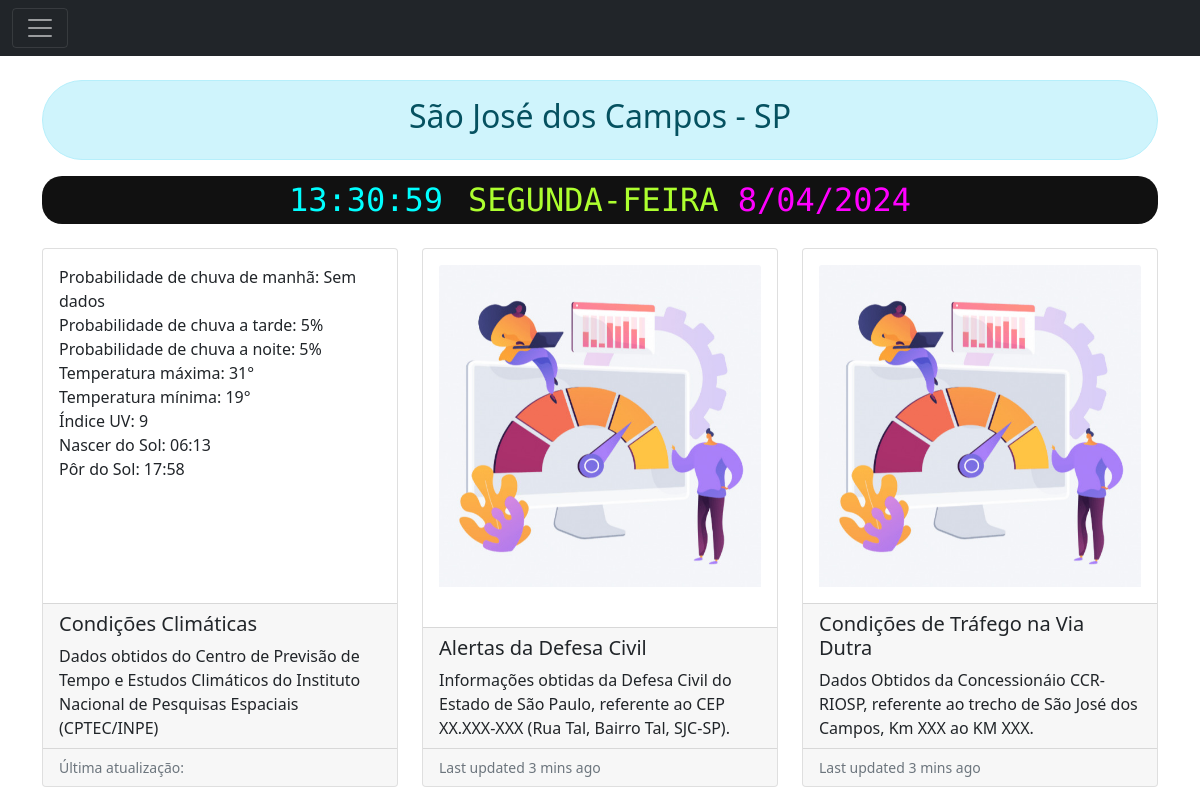
/_web/index.php, run on an earlier commit of the app's database.
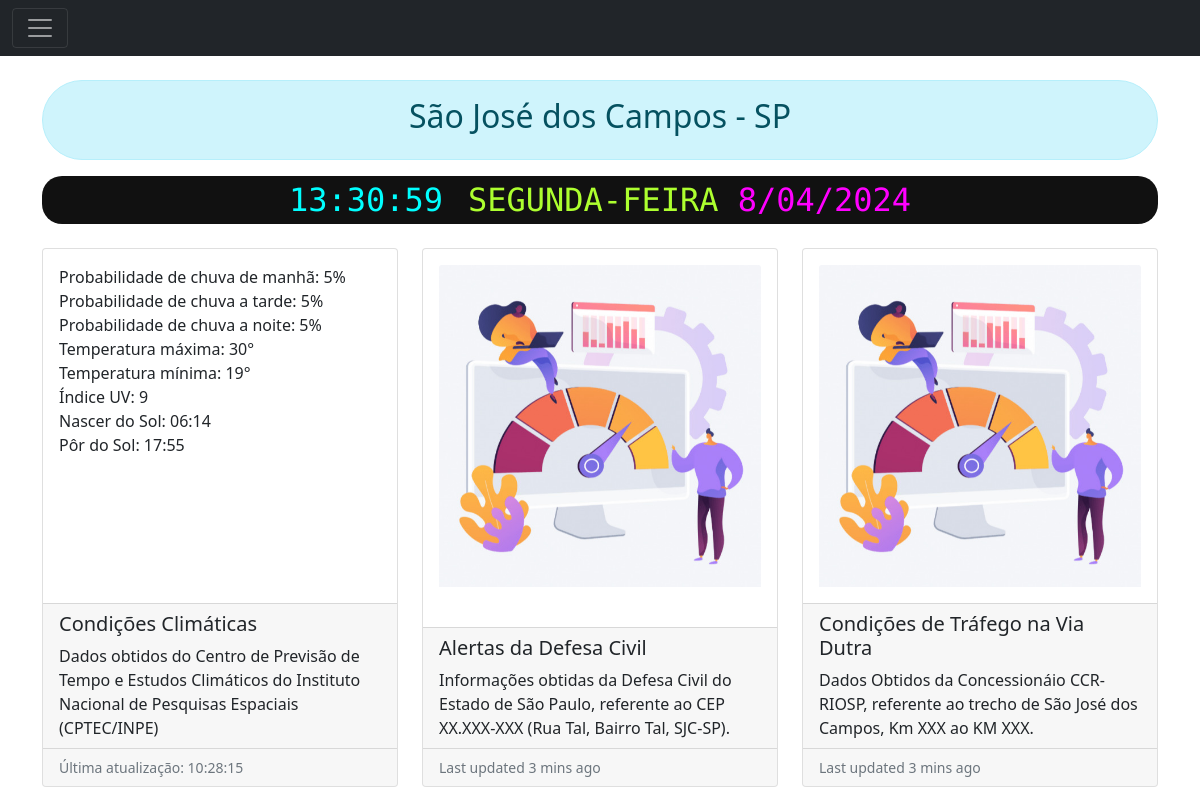
And on a later commit of the database.
### tables this page shows
CREATE TABLE `dados` (
  `id` int(11) NOT NULL,
  `data` varchar(30) NOT NULL,
  `chuva_manha` varchar(5) NOT NULL,
  `chuva_tarde` varchar(5) NOT NULL,
  `chuva_noite` varchar(5) NOT NULL,
  `temp_max` varchar(5) NOT NULL,
  `temp_min` varchar(5) NOT NULL,
  `ind_uv` varchar(5) NOT NULL,
  `amanhecer` varchar(10) NOT NULL,
  `entardecer` varchar(10) NOT NULL,
  `hora_coleta` varchar(30) NOT NULL
);

### _web/index.php (the view, shortened to what this page needs)
<html>
    <head>
        <?php include "./header.php"; ?>
    </head>
    <body onload="moveRelogio()">
        <div class="top">
            <nav class="navbar navbar-dark bg-dark">
                <div class="container-fluid">
                    <button class="navbar-toggler" type="button" data-bs-toggle="collapse" data-bs-target="#navbarToggleExternalContent" aria-controls="navbarToggleExternalContent" aria-expanded="false" aria-label="Toggle navigation">
                        <span class="navbar-toggler-icon"></span>
                    </button>
                </div>
            </nav>
        </div>
        <div class="container">
            <br>
            <div class="alert alert-info text-center rounded-pill" role="alert">
                <h2>
                São José dos Campos - SP
                </h2>
            </div>
            <div id='telaSmart'>
                <div id='relogioSmart'>
                    <span id='hSmart'></span><span class='doisPontos'>:</span><span id='mSmart'></span><span class='doisPontos'>:</span><span id='sSmart'></span>
                </div>
                <div id='dataSmart'>
                    <span id='semana'></span>
                    <span id='data'></span>
                </div>
            </div>
            <br>
                <div class="row row-cols-1 row-cols-md-3 g-4 ">
                    <div class="col">
                        <div class="card h-100">
                            <div class="card-body">
                                <?php
                                    include_once('conexao_inpe.php');
                                    $consulta = "SELECT * FROM dados ORDER BY id DESC LIMIT 1";
                                    $resultado = mysqli_query($conn, $consulta);
                                    $dados = mysqli_fetch_assoc($resultado);
                                    echo "Probabilidade de chuva de manhã: ".$dados['chuva_manha'];
                                    echo "<br>";
                                    echo "Probabilidade de chuva a tarde: ".$dados['chuva_tarde'];
                                    echo "<br>";
                                    echo "Probabilidade de chuva a noite: ".$dados['chuva_noite'];
                                    echo "<br>";
                                    echo "Temperatura máxima: ".$dados['temp_max'];
                                    echo "<br>";
                                    echo "Temperatura mínima: ".$dados['temp_min'];
                                    echo "<br>";
                                    echo "Índice UV: ".$dados['ind_uv'];
                                    echo "<br>";
                                    echo "Nascer do Sol: ".$dados['amanhecer'];
                                    echo "<br>";
                                    echo "Pôr do Sol: ".$dados['entardecer'];
                                ?>
                            </div>
                            <div class="card-footer">
                                <h5 class="card-title">Condições Climáticas</h5>
                                <p class="card-text">Dados obtidos do Centro de Previsão de Tempo e Estudos Climáticos do Instituto Nacional de Pesquisas Espaciais (CPTEC/INPE) </p>
                            </div>
                            <div class="card-footer">
                                <small class="text-muted">Última atualização: <?php echo $dados['hora_coleta']; ?></small>
                            </div>
                        </div>
                    </div>
                    <div class="col">
                        <div class="card h-100">
                            <div class="card-body">
                                <img src="./file.jpg" class="card-img-top" alt="...">
                            </div>
                            <div class="card-footer">
                                <h5 class="card-title">Alertas da Defesa Civil</h5>
                                <p class="card-text">Informações obtidas da Defesa Civil do Estado de São Paulo, referente ao CEP XX.XXX-XXX (Rua Tal, Bairro Tal, SJC-SP).</p>
                            </div>
                            <div class="card-footer">
                                <small class="text-muted">Last updated 3 mins ago</small>
                            </div>
                        </div>
                    </div>
                    <div class="col">
                        <div class="card h-100">
                            <div class="card-body">
                                    <img src="./file.jpg" class="card-img-top" alt="...">
                                </div>
                            <div class="card-footer">
                                <h5 class="card-title">Condições de Tráfego na Via Dutra</h5>
                                <p class="card-text">Dados Obtidos da Concessionáio CCR-RIOSP, referente ao trecho de São José dos Campos, Km XXX ao KM XXX.</p>
                            </div>
                            <div class="card-footer">
                                <small class="text-muted">Last updated 3 mins ago</small>
                            </div>
                        </div>
                    </div>
                </div>
        </div>
        <div class="footer">
        </div>
    </body>
</html>

### _web/header.php (shortened to what this page needs)
<link href="https://cdn.jsdelivr.net/npm/bootstrap@5.0.2/dist/css/bootstrap.min.css" rel="stylesheet">
<link rel="stylesheet" href="datahora.css" />

### _web/datahora.css (style rules this page uses)
* { margin: 0; padding: 0; box-sizing: border-box; }
#telaSmart { font-family: 'DM Mono', monospace; display: flex; flex-direction: row; justify-content: center; align-items: center; user-select: none; -padding: 1rem; border-radius: 20px; background: #111; color: cyan; text-align: center; font-size: 2rem; }
#relogioSmart { user-select: none; -margin-top: 1rem; }
#hSmart, #mSmart { font-size: 2rem; }
#sSmart { font-size: 2rem; }
#dataSmart { margin-left: 25px; user-select: none; color: magenta; display: inline-block; font-size: 2rem; }
#semana { color: greenyellow; }
.doisPontos { animation: piscar 1s infinite; }

What changed in the data, as far as the page shows it:
removed dados: chuva_manha "Sem dados", chuva_tarde "5%", chuva_noite "5%", temp_max "31°", temp_min "19°", ind_uv "9", amanhecer "06:13", entardecer "17:58"
added dados: chuva_manha "5%", chuva_tarde "5%", chuva_noite "5%", temp_max "30°", temp_min "19°", ind_uv "9", amanhecer "06:14", entardecer "17:55", hora_coleta "10:28:15"
